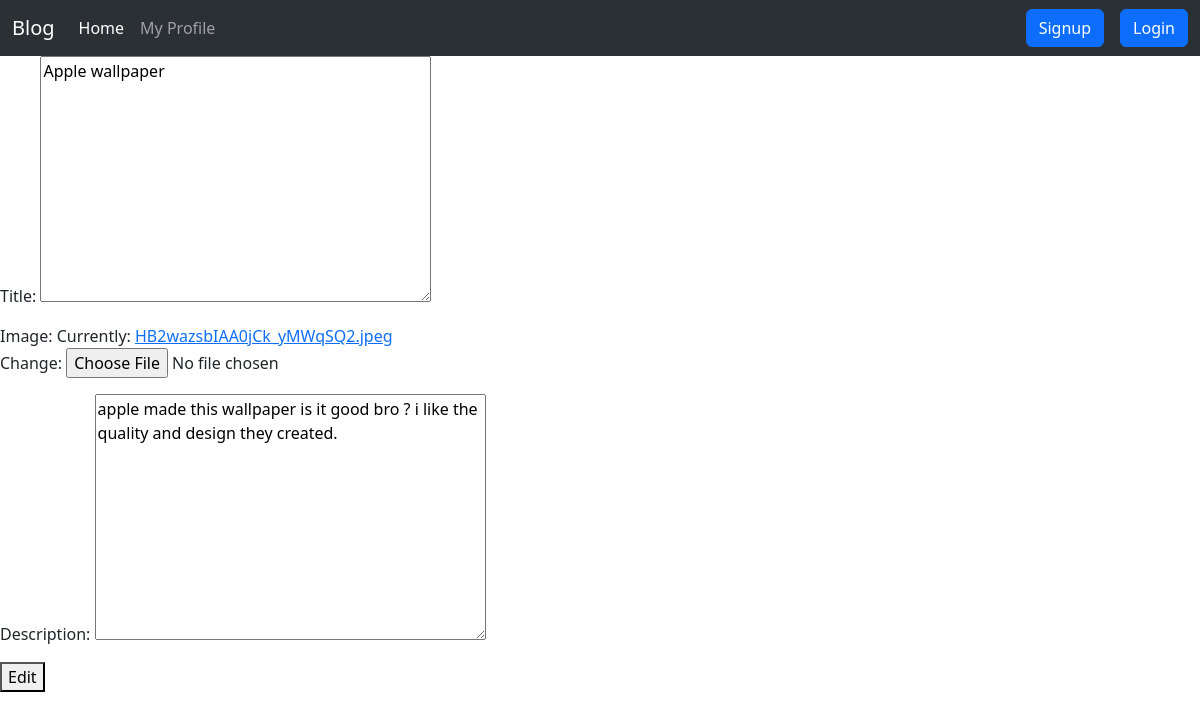
The app's page /post/updatepost/2/ (signed in) with its own data.
### Post/models.py (models this page shows, shortened)
class Postathomepage(models.Model):
    title=models.TextField(max_length=100)
    image= models.ImageField(upload_to='')
    description=models.TextField(max_length=1000)
    user = models.ForeignKey(User,on_delete=models.CASCADE,related_name='posts')

### Post/views.py (the view)
# urls.py: path('updatepost/<int:id>/',views.update_post,name='updatepost'),
@login_required
def update_post(request,id):
    if request.method=='POST':
        post= Postathomepage.objects.get(id=id)
        updatepostobj = createpostform(request.POST,instance=post)
        updatepostobj.save()
        return redirect('homepage')
    else:
        post= Postathomepage.objects.get(id=id)
        updatepostobj = createpostform(instance=post)
    return render(request,'editpost.html',{'updatepostobj':updatepostobj})

### Post/forms.py
class createpostform(forms.ModelForm):
    class Meta:
        model = Postathomepage
        fields = ('title','image','description')

### Post/templates/editpost.html (shortened to what this page needs)
{% extends 'layout.html' %}
{% block content %}
<form method='POST'>
{{updatepostobj.as_p}}
<button type="submit" name='id1'>Edit</button>
</form>
{% endblock content %}

### records on screen
Postathomepage: title "Apple wallpaper", description "apple made this wallpaper is it good bro ? i like the quality and design they created."
